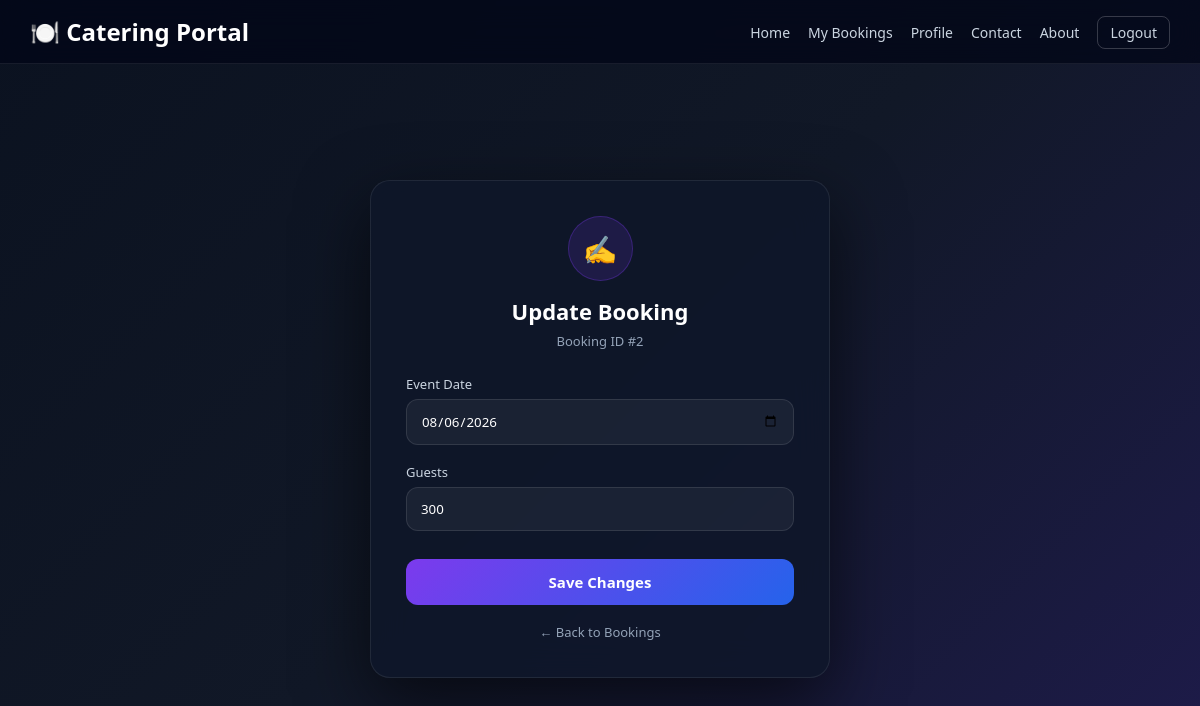
The page /booking/update/2/ (signed in) on the database its author committed.
### catering/models.py (models this page shows, shortened)
class Booking(models.Model):
    user = models.ForeignKey(User, on_delete=models.CASCADE)
    service = models.ForeignKey(Service, on_delete=models.CASCADE)
    date = models.DateField()
    guests = models.IntegerField()
    address = models.TextField()
    mov_contact_no=models.CharField(max_length=15,blank=True,null=True)
    amount = models.IntegerField(default=0)
    status = models.CharField(max_length=50, default="Pending") # Pending, Confirmed, Cancelled
    qr_code = models.ImageField(upload_to='qr/', blank=True, null=True)

### catering/views.py (the view, shortened to what this page needs)
# urls.py: path('booking/update/<int:booking_id>/', views.update_booking, name='update_booking'),
def update_booking(request, booking_id):
    booking = get_object_or_404(Booking, id=booking_id, user=request.user)
    return render(request, 'update_booking.html', {'booking': booking})

### catering/templates/update_booking.html (shortened to what this page needs)
{% load static %}
<!DOCTYPE html>
<html lang="en">
<head>
</head>
<body>
<header>
    <a href="{% url 'home' %}" class="logo">🍽️ Catering Portal</a>
    <nav>
        <ul>
            <li><a href="{% url 'home' %}">Home</a></li>
            <li><a href="{% url 'my_bookings' %}">My Bookings</a></li>
            <li><a href="{% url 'profile' %}">Profile</a></li>
            <li><a href="{% url 'contact_us' %}">Contact</a></li>
            <li><a href="{% url 'about_us' %}">About</a></li>
            <li><a href="{% url 'logout' %}" class="logout-btn">Logout</a></li>
        </ul>
    </nav>
</header>
<div class="main-content">
    <div class="form-card">
        <div class="icon-box">✍️</div>
        <h3>Update Booking</h3>
        <p class="subtitle">Booking ID #{{ booking.id }}</p>
        <form method="POST">
            <div class="form-group">
                <label>Event Date</label>
                <input type="date" name="date" value="{{ booking.date|date:'Y-m-d' }}" required>
            </div>
            <div class="form-group">
                <label>Guests</label>
                <input type="number" name="guests" value="{{ booking.guests }}" min="1" required>
            </div>
            <button type="submit" class="btn-submit">Save Changes</button>
        </form>
        <a href="{% url 'my_bookings' %}" class="btn-back">← Back to Bookings</a>
    </div>
</div>
</body>
</html>

### catering/templates/update_booking.html (style rules this page uses)
* { margin:0; padding:0; box-sizing:border-box; font-family:'Segoe UI', system-ui, sans-serif; }
body { min-height:100vh; background:linear-gradient(135deg,#0b1220,#111827,#1e1b4b); color:#e2e8f0; }
header { background:rgba(2,6,23,0.75); backdrop-filter:blur(14px); padding:15px 30px; display:flex; justify-content:space-between; align-items:center; border-bottom:1px solid rgba(255,255,255,0.08); position:sticky; top:0; z-index:1000; }
.logo { font-size:24px; font-weight:700; text-decoration:none; color:#fff; }
nav ul { display:flex; list-style:none; gap:18px; align-items:center; }
nav ul li a { color:#cbd5e1; text-decoration:none; transition:0.3s; font-size:14px; }
.logout-btn { padding:6px 12px; border-radius:8px; border:1px solid rgba(255,255,255,0.2); }
.main-content { min-height:calc(100vh - 70px); display:flex; align-items:center; justify-content:center; padding:40px 20px; }
.form-card { width:100%; max-width:460px; background:rgba(15,23,42,0.85); backdrop-filter:blur(18px); border:1px solid rgba(255,255,255,0.08); border-radius:20px; padding:35px; box-shadow:0 25px 70px rgba(0,0,0,0.6); text-align:center; animation:fadeIn 0.6s ease; }
.icon-box { width:65px; height:65px; margin:0 auto 15px; border-radius:50%; background:rgba(124,58,237,0.15); display:flex; align-items:center; justify-content:center; font-size:28px; color:#a78bfa; border:1px solid rgba(124,58,237,0.3); }
h3 { font-size:22px; margin-bottom:6px; color:#fff; }
.subtitle { font-size:13px; color:#94a3b8; margin-bottom:25px; }
.form-group { text-align:left; margin-bottom:18px; }
label { display:block; font-size:13px; margin-bottom:6px; color:#cbd5e1; }
input { width:100%; padding:12px 14px; border-radius:12px; border:1px solid rgba(255,255,255,0.1); background:rgba(255,255,255,0.05); color:#fff; outline:none; transition:0.3s; }
.btn-submit { width:100%; padding:13px; border:none; border-radius:12px; background:linear-gradient(135deg,#7c3aed,#2563eb); color:#fff; font-size:15px; font-weight:600; cursor:pointer; margin-top:10px; transition:0.3s; }
.btn-back { display:inline-block; margin-top:18px; color:#94a3b8; text-decoration:none; font-size:13px; transition:0.3s; }

### rows shown on the page
Booking: id "2", date "08/06/2026", guests "300"
